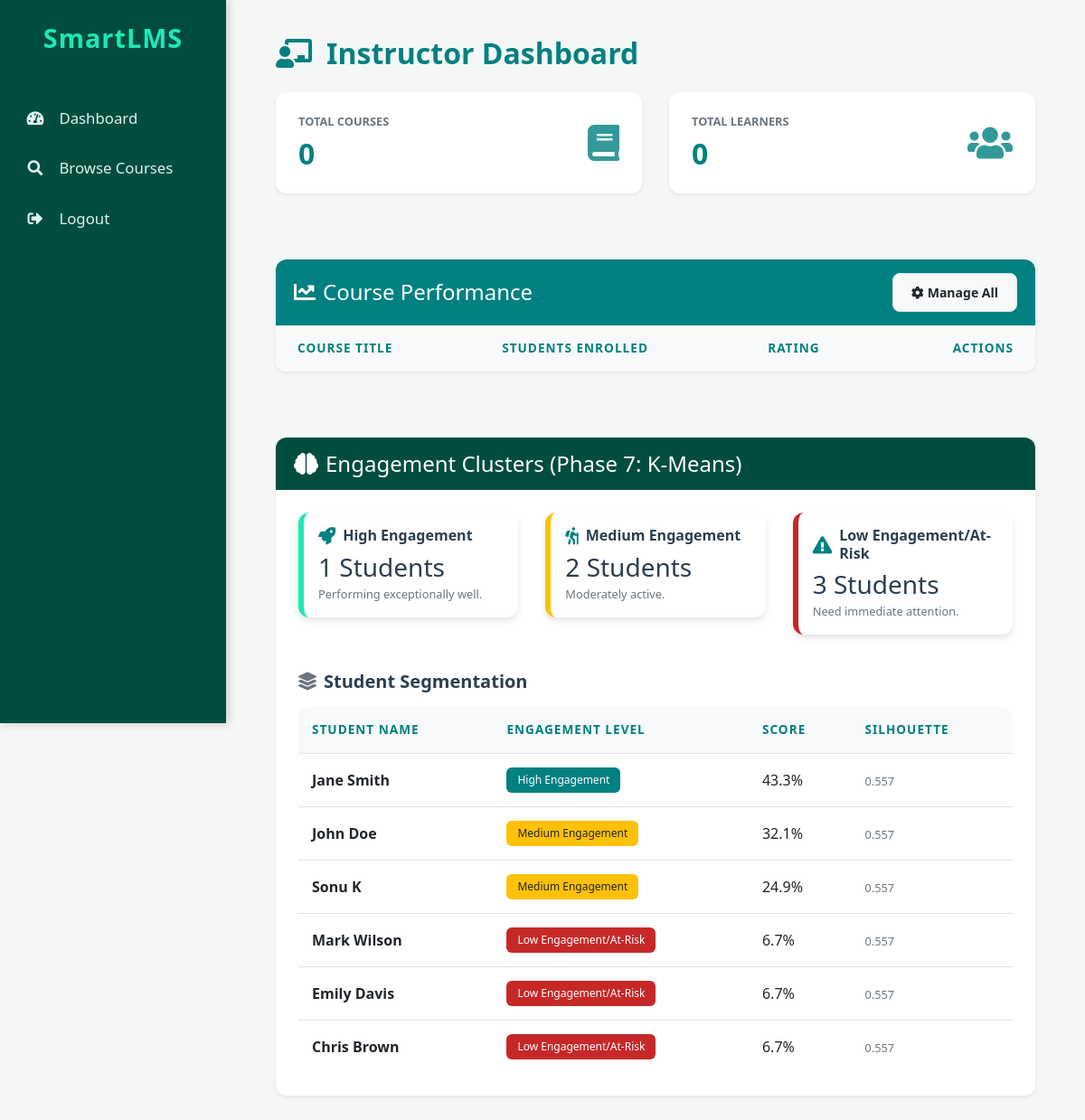
/SmartLMS/public/instructor_dashboard.php (signed in), run on the app's committed database.
### tables this page shows
CREATE TABLE `user_clusters` (
  `user_id` int(11) NOT NULL,
  `cluster_id` int(11) NOT NULL,
  `silhouette_score` decimal(10,5) DEFAULT NULL,
  `calculated_at` timestamp NOT NULL DEFAULT current_timestamp()
);

CREATE TABLE `users` (
  `id` int(11) NOT NULL,
  `first_name` varchar(255) NOT NULL,
  `last_name` varchar(255) NOT NULL,
  `email` varchar(255) NOT NULL,
  `username` varchar(255) NOT NULL,
  `password` varchar(255) NOT NULL,
  `role` enum('learner','instructor') NOT NULL,
  `created_at` timestamp NOT NULL DEFAULT current_timestamp()
);

CREATE TABLE `engagement_scores` (
  `id` int(11) NOT NULL,
  `student_id` int(11) DEFAULT NULL,
  `score` decimal(5,2) DEFAULT NULL,
  `login_frequency` decimal(10,2) DEFAULT 0.00,
  `avg_time_spent` decimal(10,2) DEFAULT 0.00,
  `avg_quiz_score` decimal(10,2) DEFAULT 0.00,
  `course_completion_rate` decimal(10,2) DEFAULT 0.00,
  `calculated_at` timestamp NOT NULL DEFAULT current_timestamp()
);

### SmartLMS/public/instructor_dashboard.php (the view, shortened to what this page needs)
<?php include 'includes/header.php'; ?>
<?php include 'includes/sidebar.php'; ?>
<?php
require_once '../data/db.php';
$instructor_id = $_SESSION['id'];
$total_courses = $conn->query("SELECT COUNT(*) as count FROM courses WHERE instructor_id = $instructor_id")->fetch_assoc()['count'];
$total_students = $conn->query("SELECT COUNT(DISTINCT student_id) as count FROM enrollments e JOIN courses c ON e.course_id = c.id WHERE c.instructor_id = $instructor_id")->fetch_assoc()['count'];
?>
<div class="main-content">
    <div class="container-fluid">
        <h2 class="mb-4 font-weight-bold" style="color: var(--primary-teal);"><i class="fas fa-chalkboard-teacher mr-3"></i>Instructor Dashboard</h2>
        <div class="row">
            <div class="col-md-6">
                <div class="card border-0 shadow-sm">
                    <div class="card-body d-flex justify-content-between align-items-center">
                        <div>
                            <h6 class="text-muted text-uppercase small font-weight-bold">Total Courses</h6>
                            <h2 class="mb-0 font-weight-bold" style="color: var(--primary-teal);"><?php echo $total_courses; ?></h2>
                        </div>
                        <div class="card-icon"><i class="fas fa-book"></i></div>
                    </div>
                </div>
            </div>
            <div class="col-md-6">
                <div class="card border-0 shadow-sm">
                    <div class="card-body d-flex justify-content-between align-items-center">
                        <div>
                            <h6 class="text-muted text-uppercase small font-weight-bold">Total Learners</h6>
                            <h2 class="mb-0 font-weight-bold" style="color: var(--primary-teal);"><?php echo $total_students; ?></h2>
                        </div>
                        <div class="card-icon"><i class="fas fa-users"></i></div>
                    </div>
                </div>
            </div>
        </div>
        <div class="row mt-5">
            <div class="col-md-12">
                <div class="card border-0 shadow-sm">
                    <div class="card-header d-flex justify-content-between align-items-center">
                        <h4 class="mb-0"><i class="fas fa-chart-line mr-2"></i>Course Performance</h4>
                        <a href="courses.php" class="btn btn-sm btn-light border"><i class="fas fa-cog mr-1"></i>Manage All</a>
                    </div>
                    <div class="card-body p-0">
                        <div class="table-responsive">
                            <table class="table table-hover mb-0">
                                <thead>
                                    <tr>
                                        <th class="px-4 border-0">Course Title</th>
                                        <th class="border-0">Students Enrolled</th>
                                        <th class="border-0">Rating</th>
                                        <th class="px-4 border-0 text-right">Actions</th>
                                    </tr>
                                </thead>
                            </table>
                        </div>
                    </div>
                </div>
            </div>
        </div>
        <div class="row mt-5">
            <div class="col-md-12">
                <div class="card border-0 shadow-sm">
                    <div class="card-header" style="background-color: var(--dark-teal);">
                        <h4 class="mb-0"><i class="fas fa-brain mr-2"></i>Engagement Clusters (Phase 7: K-Means)</h4>
                    </div>
                    <div class="card-body">
                        <div class="row">
                            <?php
                            $clusters = [
                                'High Engagement' => ['id' => -1, 'class' => 'cluster-high', 'text' => 'Performing exceptionally well.', 'badge' => 'badge-engagement-high', 'icon' => 'fa-rocket'],
                                'Medium Engagement' => ['id' => -1, 'class' => 'cluster-medium', 'text' => 'Moderately active.', 'badge' => 'badge-engagement-medium', 'icon' => 'fa-hiking'],
                                'Low Engagement/At-Risk' => ['id' => -1, 'class' => 'cluster-low', 'text' => 'Need immediate attention.', 'badge' => 'badge-engagement-low', 'icon' => 'fa-exclamation-triangle']
                            ];
                            $avg_scores = $conn->query("SELECT uc.cluster_id, AVG(es.score) as avg_s FROM user_clusters uc JOIN engagement_scores es ON uc.user_id = es.student_id GROUP BY uc.cluster_id ORDER BY avg_s DESC");
                            $rank = 0;
                            $id_map = [];
                            while($row_avg = $avg_scores->fetch_assoc()) {
                                if($rank == 0) $id_map[$row_avg['cluster_id']] = 'High Engagement';
                                elseif($rank == 1) $id_map[$row_avg['cluster_id']] = 'Medium Engagement';
                                else $id_map[$row_avg['cluster_id']] = 'Low Engagement/At-Risk';
                                $rank++;
                            }
                            foreach($id_map as $cid => $label) {
                                $count = $conn->query("SELECT COUNT(*) as c FROM user_clusters WHERE cluster_id = $cid")->fetch_assoc()['c'];
                                ?>
                                <div class="col-md-4">
                                    <div class="card cluster-card <?php echo $clusters[$label]['class']; ?> mb-3">
                                        <div class="card-body p-3">
                                            <div class="d-flex align-items-center mb-2">
                                                <i class="fas <?php echo $clusters[$label]['icon']; ?> mr-2" style="font-size: 1.2rem; color: var(--primary-teal);"></i>
                                                <h6 class="mb-0 font-weight-bold"><?php echo $label; ?></h6>
                                            </div>
                                            <h3 class="mb-1"><?php echo $count; ?> Students</h3>
                                            <p class="text-muted small mb-0"><?php echo $clusters[$label]['text']; ?></p>
                                        </div>
                                    </div>
                                </div>
                                <?php
                            }
                            ?>
                        </div>
                        <div class="mt-4">
                            <h5 class="font-weight-bold mb-3"><i class="fas fa-layer-group mr-2 text-muted"></i>Student Segmentation</h5>
                            <div class="table-responsive">
                                <table class="table table-hover mb-0">
                                    <thead>
                                        <tr>
                                            <th class="border-0">Student Name</th>
                                            <th class="border-0">Engagement Level</th>
                                            <th class="border-0">Score</th>
                                            <th class="border-0">Silhouette</th>
                                        </tr>
                                    </thead>
                                    <tbody>
                                        <?php
                                        $sql_seg = "SELECT u.first_name, u.last_name, uc.cluster_id, es.score, uc.silhouette_score
                                                    FROM user_clusters uc
                                                    JOIN users u ON uc.user_id = u.id
                                                    JOIN engagement_scores es ON u.id = es.student_id
                                                    ORDER BY es.score DESC";
                                        $res_seg = $conn->query($sql_seg);
                                        while($row_seg = $res_seg->fetch_assoc()) {
                                            $label = isset($id_map[$row_seg['cluster_id']]) ? $id_map[$row_seg['cluster_id']] : 'Unknown';
                                            $badge = $clusters[$label]['badge'];
                                            echo "<tr>";
                                            echo "<td class='font-weight-bold'>" . $row_seg['first_name'] . " " . $row_seg['last_name'] . "</td>";
                                            echo "<td><span class='badge $badge'>" . $label . "</span></td>";
                                            echo "<td>" . number_format($row_seg['score'], 1) . "%</td>";
                                            echo "<td><small class='text-muted'>" . number_format($row_seg['silhouette_score'], 3) . "</small></td>";
                                            echo "</tr>";
                                        }
                                        ?>
                                    </tbody>
                                </table>
                            </div>
                        </div>
                    </div>
                </div>
            </div>
        </div>
    </div>
</div>
<?php include 'includes/footer.php'; ?>

### SmartLMS/public/css/style.css (style rules this page uses)
:root { --primary-teal: #008080; --dark-teal: #004d40; --light-teal: #20c997; --accent-teal: #1de9b6; --bg-light: #f4f7f6; --text-dark: #2c3e50; --white: #ffffff; --shadow: 0 4px 6px rgba(0,0,0,0.1); --shadow-hover: 0 10px 15px rgba(0,0,0,0.15); --transition: all 0.3s ease; }
body { font-family: 'Segoe UI', Tahoma, Geneva, Verdana, sans-serif; background-color: var(--bg-light); color: var(--text-dark); margin: 0; }
.main-content { margin-left: 250px; padding: 40px; min-height: 100vh; }
.card { border: none; border-radius: 12px; background: var(--white); box-shadow: var(--shadow); transition: var(--transition); margin-bottom: 25px; overflow: hidden; }
.card-header { background-color: var(--primary-teal); color: var(--white); font-weight: 600; border-bottom: none; padding: 15px 20px; }
.card-body { padding: 25px; }
.card-icon { font-size: 2.5rem; color: var(--primary-teal); opacity: 0.8; }
.btn { border-radius: 8px; padding: 10px 20px; font-weight: 600; transition: var(--transition); }
.table { background: var(--white); border-radius: 12px; overflow: hidden; border-collapse: separate; border-spacing: 0; }
.table thead th { background-color: #f8f9fa; color: var(--primary-teal); border-top: none; text-transform: uppercase; font-size: 0.85rem; letter-spacing: 1px; padding: 15px; }
.table tbody tr { transition: var(--transition); }
.table td { padding: 15px; vertical-align: middle; }
.badge { padding: 8px 12px; border-radius: 6px; font-weight: 500; }
.badge-engagement-high { background-color: var(--primary-teal); color: white; }
.badge-engagement-medium { background-color: #ffc107; color: #212529; }
.badge-engagement-low { background-color: #c62828; color: white; }
.cluster-card { border-left: 6px solid #ccc; }
.cluster-high { border-left-color: var(--accent-teal); }
.cluster-medium { border-left-color: #ffc107; }
.cluster-low { border-left-color: #c62828; }

### data on the page
user_clusters: user_id.first_name "Jane", user_id.last_name "Smith", cluster "High Engagement", engagement_scores.score "43.3", silhouette_score "0.557"
user_clusters: user_id.first_name "John", user_id.last_name "Doe", cluster "Medium Engagement", engagement_scores.score "32.1", silhouette_score "0.557"
user_clusters: user_id.first_name "Sonu", user_id.last_name "K", cluster "Medium Engagement", engagement_scores.score "24.9", silhouette_score "0.557"
user_clusters: user_id.first_name "Mark", user_id.last_name "Wilson", cluster "Low Engagement/At-Risk", engagement_scores.score "6.7", silhouette_score "0.557"
user_clusters: user_id.first_name "Emily", user_id.last_name "Davis", cluster "Low Engagement/At-Risk", engagement_scores.score "6.7", silhouette_score "0.557"
user_clusters: user_id.first_name "Chris", user_id.last_name "Brown", cluster "Low Engagement/At-Risk", engagement_scores.score "6.7", silhouette_score "0.557"

### other printed values
$total_courses "0"
$total_students "0"
$label "High Engagement"
$count "1"
$clusters[$label]['text'] "Performing exceptionally well."
$label "Medium Engagement"
$count "2"
$clusters[$label]['text'] "Moderately active."
$label "Low Engagement/At-Risk"
$count "3"
$clusters[$label]['text'] "Need immediate attention."
